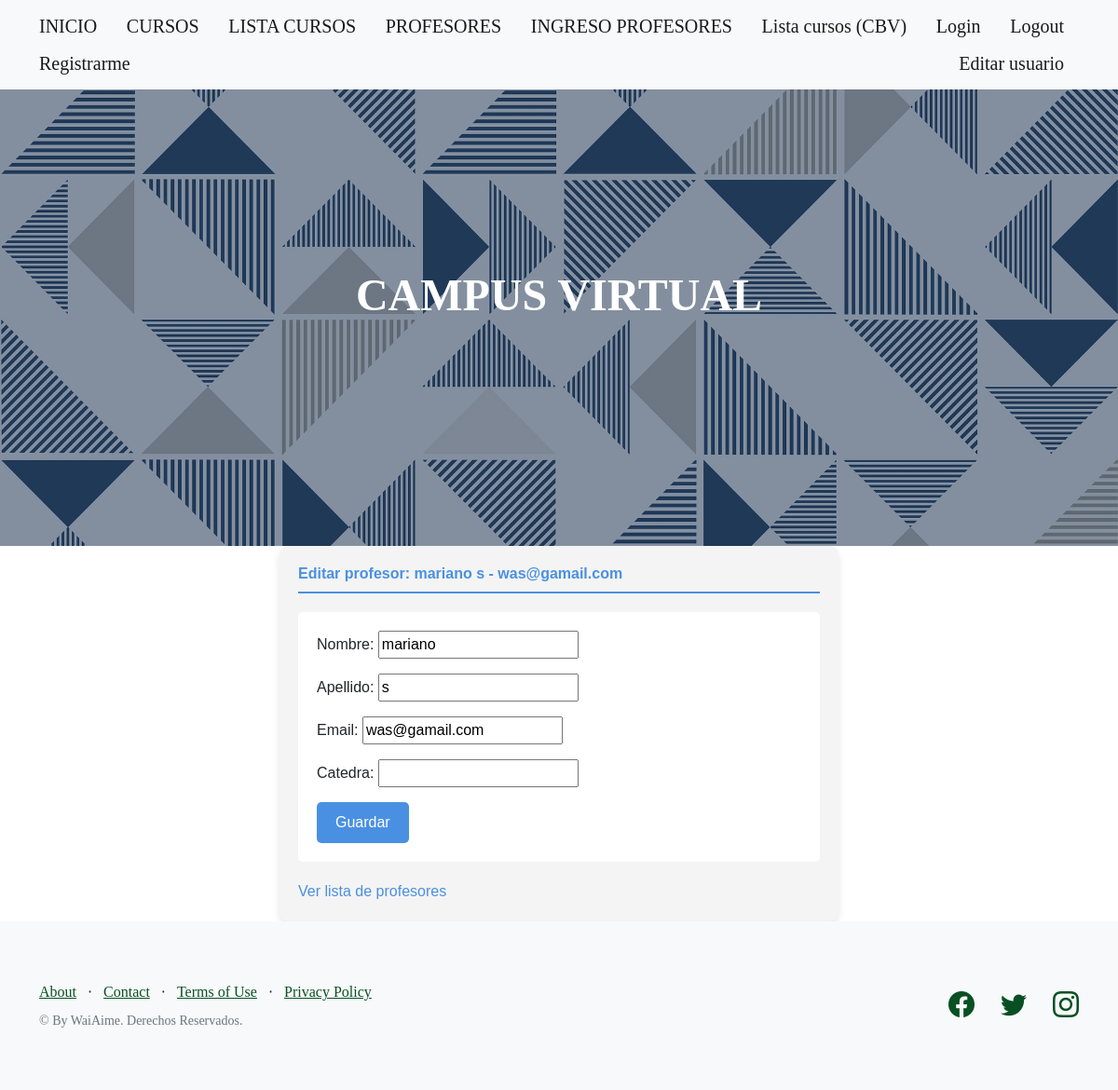
Screenshot of /AppCoder/profesores-editar/was@gamail.com/ with the database file from the repository.
### AppCoder/models.py (models this page shows, shortened)
class Profesor(models.Model):
    nombre = models.CharField(max_length=50)
    apellido = models.CharField(max_length=50)
    email = models.EmailField(max_length=50)
    profesion = models.CharField(max_length=50)

### AppCoder/views.py (the view, shortened to what this page needs)
# urls.py: path("profesores-editar/<profesor_email>/", profesores_crud_update_view),
def profesores_crud_update_view(request, profesor_email):
    profesor = Profesor.objects.filter(email=profesor_email).first()
    if request.method == "GET":
        formulario = ProfesorFormulario(
            initial={
                "nombre": profesor.nombre,
                "apellido": profesor.apellido,
                "email": profesor.email,
                "catedra": profesor.profesion
            }
        )
        return render(request, "AppCoder/profesores_formulario_edicion.html", {"form": formulario, "profesor": profesor})

### AppCoder/forms.py
class ProfesorFormulario(forms.Form):
    nombre = forms.CharField()
    apellido = forms.CharField()
    email = forms.EmailField()
    Catedra = forms.CharField()

### AppCoder/templates/AppCoder/profesores_formulario_edicion.html (shortened to what this page needs)
{% extends 'AppCoder/padre.html' %}
{% block contenidoQueCambia%}
<!DOCTYPE html>
<html lang="en">
<div style="font-family: Arial, sans-serif; padding: 20px; background-color: #f4f4f4; max-width: 600px; margin: auto; border-radius: 10px; box-shadow: 0 4px 8px rgba(0, 0, 0, 0.1);">
    <h6 style="color: #4a90e2; border-bottom: 2px solid #4a90e2; padding-bottom: 10px;">
        Editar profesor: {{ profesor.nombre }} {{ profesor.apellido }} - {{profesor.email}}
    </h6>
    <div style="margin-top: 20px; background-color: white; padding: 20px; border-radius: 5px;">
        <form action="/AppCoder/profesores-editar/{{profesor.email}}/" method="POST">
            {{ form.as_p }}
            <input type="submit" value="Guardar" style="background-color: #4a90e2; color: white; padding: 10px 20px; border: none; border-radius: 5px; cursor: pointer;">
        </form>
    </div>
    <div style="margin-top: 20px;">
        <a href="/AppCoder/profesores/" style="color: #4a90e2; text-decoration: none;">Ver lista de profesores</a>
    </div>
</div>
{% endblock%}

### rows the page displays
Profesor: nombre "mariano", apellido "s", email "was@gamail.com"
